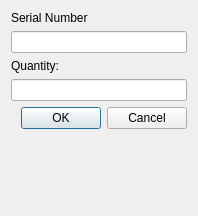
<?xml version="1.0" encoding="UTF-8"?>
<ui version="4.0">
 <class>Dialog</class>
 <widget class="QDialog" name="Dialog">
  <property name="geometry">
   <rect>
    <x>0</x>
    <y>0</y>
    <width>198</width>
    <height>216</height>
   </rect>
  </property>
  <property name="windowTitle">
   <string>Add New Box</string>
  </property>
  <layout class="QFormLayout" name="formLayout">
   <item row="0" column="0">
    <widget class="QLabel" name="label">
     <property name="text">
      <string>Serial Number</string>
     </property>
    </widget>
   </item>
   <item row="2" column="0">
    <widget class="QLabel" name="label_2">
     <property name="text">
      <string>Quantity:</string>
     </property>
    </widget>
   </item>
<!--   <item row="4" column="0">-->
<!--    <widget class="QLabel" name="label_3">-->
<!--     <property name="text">-->
<!--      <string>Email: </string>-->
<!--     </property>-->
<!--    </widget>-->
<!--   </item>-->
<!--   <item row="5" column="0" colspan="2">-->
<!--    <widget class="QLineEdit" name="lineEditEmail"/>-->
<!--   </item>-->

   <item row="1" column="0" colspan="2">
    <widget class="QLineEdit" name="LineSerialNum"/>
   </item>
   <item row="3" column="0" colspan="2">
    <widget class="QLineEdit" name="LineQuantity"/>
   </item>
   <item row="6" column="0" colspan="2">
    <widget class="QDialogButtonBox" name="buttonBox">
     <property name="orientation">
      <enum>Qt::Horizontal</enum>
     </property>
     <property name="standardButtons">
      <set>QDialogButtonBox::Cancel|QDialogButtonBox::Ok</set>
     </property>
    </widget>
   </item>
  </layout>
 </widget>
 <resources/>
 <connections>
  <connection>
   <sender>buttonBox</sender>
   <signal>accepted()</signal>
   <receiver>Dialog</receiver>
   <slot>accept()</slot>
   <hints>
    <hint type="sourcelabel">
     <x>248</x>
     <y>254</y>
    </hint>
    <hint type="destinationlabel">
     <x>157</x>
     <y>274</y>
    </hint>
   </hints>
  </connection>
  <connection>
   <sender>buttonBox</sender>
   <signal>rejected()</signal>
   <receiver>Dialog</receiver>
   <slot>reject()</slot>
   <hints>
    <hint type="sourcelabel">
     <x>316</x>
     <y>260</y>
    </hint>
    <hint type="destinationlabel">
     <x>286</x>
     <y>274</y>
    </hint>
   </hints>
  </connection>
 </connections>
</ui>
